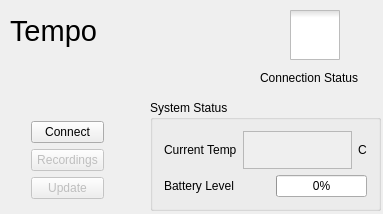
<?xml version="1.0" encoding="UTF-8"?>
<ui version="4.0">
 <class>MainWindow</class>
 <widget class="QMainWindow" name="MainWindow">
  <property name="geometry">
   <rect>
    <x>0</x>
    <y>0</y>
    <width>383</width>
    <height>214</height>
   </rect>
  </property>
  <property name="sizePolicy">
   <sizepolicy hsizetype="Fixed" vsizetype="Fixed">
    <horstretch>0</horstretch>
    <verstretch>0</verstretch>
   </sizepolicy>
  </property>
  <property name="windowTitle">
   <string>MainWindow</string>
  </property>
  <widget class="QWidget" name="centralWidget">
   <property name="sizePolicy">
    <sizepolicy hsizetype="Fixed" vsizetype="Fixed">
     <horstretch>0</horstretch>
     <verstretch>0</verstretch>
    </sizepolicy>
   </property>
   <widget class="QLabel" name="label">
    <property name="geometry">
     <rect>
      <x>10</x>
      <y>10</y>
      <width>141</width>
      <height>41</height>
     </rect>
    </property>
    <property name="font">
     <font>
      <pointsize>22</pointsize>
     </font>
    </property>
    <property name="text">
     <string>Tempo</string>
    </property>
   </widget>
   <widget class="QGroupBox" name="groupBox">
    <property name="enabled">
     <bool>true</bool>
    </property>
    <property name="geometry">
     <rect>
      <x>150</x>
      <y>100</y>
      <width>231</width>
      <height>111</height>
     </rect>
    </property>
    <property name="sizePolicy">
     <sizepolicy hsizetype="Fixed" vsizetype="Fixed">
      <horstretch>0</horstretch>
      <verstretch>0</verstretch>
     </sizepolicy>
    </property>
    <property name="title">
     <string>System Status</string>
    </property>
    <layout class="QVBoxLayout" name="verticalLayout">
     <item>
      <layout class="QHBoxLayout" name="horizontalLayout_2">
       <item>
        <widget class="QLabel" name="label_3">
         <property name="text">
          <string>Current Temp</string>
         </property>
        </widget>
       </item>
       <item>
        <spacer name="horizontalSpacer_2">
         <property name="orientation">
          <enum>Qt::Horizontal</enum>
         </property>
         <property name="sizeHint" stdset="0">
          <size>
           <width>100</width>
           <height>100</height>
          </size>
         </property>
        </spacer>
       </item>
       <item>
        <widget class="QTextEdit" name="TempTextBox">
         <property name="enabled">
          <bool>false</bool>
         </property>
         <property name="sizePolicy">
          <sizepolicy hsizetype="Fixed" vsizetype="Fixed">
           <horstretch>0</horstretch>
           <verstretch>0</verstretch>
          </sizepolicy>
         </property>
         <property name="font">
          <font>
           <pointsize>18</pointsize>
           <weight>50</weight>
           <bold>false</bold>
          </font>
         </property>
         <property name="readOnly">
          <bool>true</bool>
         </property>
        </widget>
       </item>
       <item>
        <widget class="QLabel" name="label_4">
         <property name="text">
          <string>C</string>
         </property>
        </widget>
       </item>
      </layout>
     </item>
     <item>
      <layout class="QHBoxLayout" name="horizontalLayout">
       <item>
        <widget class="QLabel" name="label_2">
         <property name="text">
          <string>Battery Level</string>
         </property>
        </widget>
       </item>
       <item>
        <spacer name="horizontalSpacer">
         <property name="orientation">
          <enum>Qt::Horizontal</enum>
         </property>
         <property name="sizeHint" stdset="0">
          <size>
           <width>40</width>
           <height>20</height>
          </size>
         </property>
        </spacer>
       </item>
       <item>
        <widget class="QProgressBar" name="BatteryBar">
         <property name="value">
          <number>0</number>
         </property>
        </widget>
       </item>
      </layout>
     </item>
    </layout>
   </widget>
   <widget class="QCheckBox" name="DevConnectedCheckBox">
    <property name="geometry">
     <rect>
      <x>290</x>
      <y>10</y>
      <width>51</width>
      <height>51</height>
     </rect>
    </property>
    <property name="sizePolicy">
     <sizepolicy hsizetype="Fixed" vsizetype="Fixed">
      <horstretch>0</horstretch>
      <verstretch>0</verstretch>
     </sizepolicy>
    </property>
    <property name="styleSheet">
     <string notr="true">

QCheckBox::indicator {
     width: 50px;
     height:50px;
 }

  QCheckBox::indicator:checked
  {
    image: url(:/Icons/connected.png)
  }
  QCheckBox::indicator:unchecked
  {
    image: url(:/Icons/disconnected.png)
  }


</string>
    </property>
    <property name="text">
     <string/>
    </property>
    <property name="checkable">
     <bool>false</bool>
    </property>
    <property name="checked">
     <bool>false</bool>
    </property>
   </widget>
   <widget class="QLabel" name="label_5">
    <property name="geometry">
     <rect>
      <x>260</x>
      <y>70</y>
      <width>111</width>
      <height>16</height>
     </rect>
    </property>
    <property name="text">
     <string>Connection Status</string>
    </property>
   </widget>
   <widget class="QWidget" name="layoutWidget">
    <property name="geometry">
     <rect>
      <x>20</x>
      <y>110</y>
      <width>95</width>
      <height>100</height>
     </rect>
    </property>
    <layout class="QVBoxLayout" name="verticalLayout_2">
     <item>
      <widget class="QPushButton" name="ConnectPushButton">
       <property name="text">
        <string>Connect</string>
       </property>
      </widget>
     </item>
     <item>
      <widget class="QPushButton" name="RecordingPushButton">
       <property name="enabled">
        <bool>false</bool>
       </property>
       <property name="text">
        <string>Recordings</string>
       </property>
      </widget>
     </item>
     <item>
      <widget class="QPushButton" name="UpdatePushButton">
       <property name="enabled">
        <bool>false</bool>
       </property>
       <property name="text">
        <string>Update</string>
       </property>
      </widget>
     </item>
    </layout>
   </widget>
  </widget>
 </widget>
 <layoutdefault spacing="6" margin="11"/>
 <resources/>
 <connections/>
</ui>
